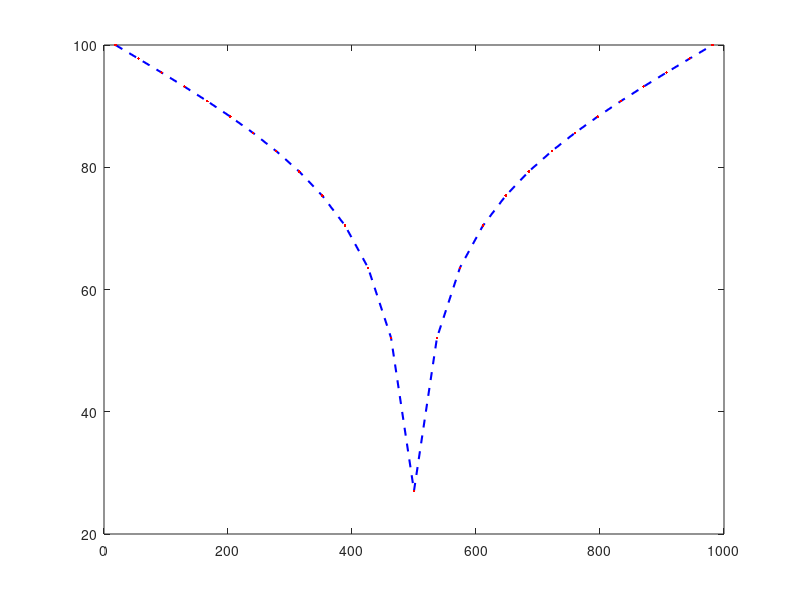

MATLAB code for this plot:


%% Caso 1
% MODFLOW
 A=[18.5185185185130	100
55.5555555555378	97.7655700000000
92.5925925925708	95.5067300000000
129.629629629598	93.1967800000000
166.666666666600	90.8040700000000
203.703703703590	88.2881600000000
240.740740740583	85.5940100000000
277.777777777604	82.6417100000000
314.814814814646	79.3066900000000
351.851851851689	75.3764300000000
388.888888888731	70.4404600000000
425.925925925774	63.5605500000000
462.962962962817	52.1077700000000
499.999999999893	27.0673600000000
537.037037036969	52.1077700000000
574.074074074011	63.5605500000000
611.111111111054	70.4404600000000
648.148148148096	75.3764300000000
685.185185185139	79.3066900000000
722.222222222181	82.6417100000000
759.259259259223	85.5940100000000
796.296296296266	88.2881600000000
833.333333333309	90.8040700000000
870.370370370351	93.1967800000000
907.407407407394	95.5067300000000
944.444444444436	97.7655700000000
981.481481481479	100];
 
 plot(A(:,1),A(:,2),'--b','LineWidth',1.5)
 hold on
% MPFA-D
 AA=[18.5185185185130	100
55.5555555555378	97.7655702698298
92.5925925925708	95.5067272630833
129.629629629598	93.1967836496861
166.666666666600	90.8040663069963
203.703703703590	88.2881564915939
240.740740740583	85.5940047782672
277.777777777604	82.6416998946437
314.814814814646	79.3066803846538
351.851851851689	75.3764209528200
388.888888888731	70.4404481301320
425.925925925774	63.5605407128650
462.962962962817	52.1077557085352
499.999999999893	27.0673525863992
537.037037036969	52.1077557085343
574.074074074011	63.5605407128633
611.111111111054	70.4404481301294
648.148148148096	75.3764209528166
685.185185185139	79.3066803846495
722.222222222181	82.6416998946385
759.259259259223	85.5940047782628
796.296296296266	88.2881564915920
833.333333333309	90.8040663069966
870.370370370351	93.1967836496876
907.407407407394	95.5067272630843
944.444444444436	97.7655702698301
981.481481481479	100];

 plot(AA(:,1),AA(:,2),'.r','LineWidth',1.5)
%% Caso 2
% MODFLOW
% M=[48.3461	89.8694
% 201.018	88.4442
% 310.433	87.3040
% 363.868	86.4014
% 419.847	85.2138
% 450.382	83.8361
% 470.738	82.4584
% 483.461	81.3183
% 501.272	80.0831
% 516.539	81.2233
% 526.718	82.3634
% 544.529	83.7886
% 569.975	85.1188
% 613.232	86.3064
% 694.656	87.4941
% 788.804	88.4442
% 898.219	89.3468
% 949.109	89.8219];
%  plot(M(:,1),M(:,2),'r','LineWidth',1.5)
%  hold on
% % CVFV method
% N=[0	90.000
% 66.1578	89.4893
% 180.662	88.6342
% 284.987	87.7791
% 338.422	87.1140
% 381.679	86.4489
% 422.392	85.5938
% 450.382	84.6437
% 470.738	83.5511
% 486.005	82.5534
% 498.728	81.7458
% 516.539	82.5534
% 531.807	83.6461
% 549.618	84.6437
% 577.608	85.6413
% 613.232	86.5439
% 664.122	87.1140
% 720.102	87.7791
% 763.359	88.2542
% 816.794	88.6817
% 875.318	89.1568
% 928.753	89.5368
% 1000	90.000];
%  plot(N(:,1),N(:,2),'*b','LineWidth',1.5)
%  hold on
%==========================================================================
%% Caso 3
%MODFLOW
%  C1=[15.1515151515093	100
% 45.4545454545227	98.3256300000000
% 75.7575757575435	96.6236400000000
% 106.060606060579	94.8588900000000
% 136.363636363590	92.9763800000000
% 166.666666666569	90.8728200000000
% 196.969696969541	88.3135500000000
% 227.272727272513	84.6413100000000
% 257.575757575506	77.6021700000000
% 287.878787878532	83.1125000000000
% 318.181818181570	85.2537500000000
% 348.484848484609	86.2773800000000
% 378.787878787647	86.8374900000000
% 409.090909090686	87.1643700000000
% 439.393939393724	87.3550800000000
% 469.696969696763	87.4554500000000
% 499.999999999834	87.4868200000000
% 530.303030302905	87.4554500000000
% 560.606060605944	87.3550900000000
% 590.909090908982	87.1643700000000
% 621.212121212021	86.8374900000000
% 651.515151515059	86.2773800000000
% 681.818181818097	85.2537500000000
% 712.121212121136	83.1125000000000
% 742.424242424174	77.6021700000000
% 772.727272727212	84.6413100000000
% 803.030303030251	88.3135500000000
% 833.333333333289	90.8728300000000
% 863.636363636328	92.9763800000000
% 893.939393939366	94.8588900000000
% 924.242424242404	96.6236400000000
% 954.545454545443	98.3256300000000
% 984.848484848481	100];
%  
%  plot(C1(:,1),C1(:,2),'r','LineWidth',1.5)
%  hold on
% C=[15.1515151515093	100
% 45.4545454545227	98.2402333196379
% 75.7575757575435	96.4354435506718
% 106.060606060579	94.5247291821236
% 136.363636363590	92.4011624688755
% 166.666666666569	89.8277961451480
% 196.969696969541	86.1459492440362
% 227.272727272513	79.1007989336272
% 257.575757575506	84.6081977634384
% 287.878787878532	86.7494014478035
% 318.181818181570	87.7759167061542
% 348.484848484609	88.3421804272710
% 378.787878787647	88.6792826181633
% 409.090909090686	88.8856523561981
% 439.393939393724	89.0093868890803
% 469.696969696763	89.0755012437772
% 499.999999999834	89.0962978201998
% 530.303030302905	89.0755012437764
% 560.606060605944	89.0093868890786
% 590.909090908982	88.8856523561955
% 621.212121212021	88.6792826181600
% 651.515151515059	88.3421804272671
% 681.818181818097	87.7759167061500
% 712.121212121136	86.7494014477998
% 742.424242424174	84.6081977634364
% 772.727272727212	79.1007989336232
% 803.030303030251	86.1459492440383
% 833.333333333289	89.8277961451513
% 863.636363636328	92.4011624688793
% 893.939393939366	94.5247291821262
% 924.242424242404	96.4354435506724
% 954.545454545443	98.2402333196379
% 984.848484848481	100
% ];
% 
% 
% 
% 
%  plot(C(:,1),C(:,2),'b','LineWidth',1.5)
% hold on
% % VCFVM
% D=[0	100
% 58.3165	97.4486
% 99.7270	94.8992
% 144.096	92.1798
% 191.389	88.6125
% 209.105	86.9146
% 223.783	83.8613
% 250.218	79
% 271.119	81.1414
% 294.999	83.8492
% 321.802	85.7091
% 378.242	86.8859
% 437.616	87.3844
% 499.938	87.5433
% 556.309	87.3642
% 612.662	86.8462
% 668.997	85.9892
% 713.410	84.1173
% 734.023	81.0630
% 750.787	79
% 772.669	82.4123
% 793.625	85.9681
% 817.505	88.6759
% 850.286	91.3822
% 889.002	94.0875
% 930.668	96.4533
% 966.382	98.4811
% 1000	100];
% 
% plot(D(:,1),D(:,2),'k','LineWidth',1.5)
% hold on
%%
%Caso 4
% MODFLOW
% E=[0.599323	2.000
% 2.08797	2.05569
% 3.03528	2.08597
% 3.94393	2.11520
% 4.96858	2.14336
% 5.74190	2.16514
% 6.70855	2.18905
% 7.81054	2.21297
% 8.75785	2.23262
% 9.80184	2.25175
% 10.9425	2.27035
% 12.0831	2.28735
% 13.3398	2.30223
% 15.0217	2.31817
% 16.5297	2.32986
% 17.9217	2.33677
% 18.6950	2.33836
% 19.7003	2.33943
% 20.5317	2.33943
% 21.5563	2.33730
% 22.9483	2.33199
% 24.0503	2.32561
% 24.9976	2.31817
% 25.9836	2.30967
% 27.0082	2.29798
% 28.2262	2.28257
% 29.1542	2.26929
% 30.2175	2.25069
% 30.9715	2.23794
% 31.6481	2.22412
% 32.3248	2.21084
% 33.2334	2.19012
% 34.2194	2.16621
% 35.2054	2.13911
% 35.9594	2.11732
% 36.8101	2.09182
% 37.5254	2.06950
% 38.3954	2.03921
% 39.4393	2.0000];
%  plot(E(:,1),E(:,2),'r','LineWidth',1.5)
%  hold on
% % VCFVM
% F=[0	2.000
% 0.714167	2.02501
% 1.35269	2.04736
% 2.04928	2.07077
% 3.11358	2.10217
% 4.19724	2.13410
% 5.31966	2.16390
% 6.50017	2.19317
% 8.10650	2.22936
% 9.88714	2.26237
% 11.6679	2.29111
% 13.0422	2.30922
% 14.9779	2.32892
% 16.4686	2.33905
% 17.9786	2.34705
% 19.5080	2.35079
% 21.0569	2.34975
% 22.0831	2.34604
% 23.1287	2.34180
% 24.0969	2.33649
% 25.0264	2.32746
% 26.0720	2.31843
% 27.4469	2.30196
% 28.3959	2.28974
% 29.2673	2.27592
% 30.5649	2.25413
% 31.8625	2.23021
% 33.0440	2.20363
% 34.2837	2.17280
% 35.4652	2.14409
% 36.8793	2.10155
% 37.9448	2.06859
% 38.6421	2.04839
% 39.2621	2.02552
% 40 	2.0000];
% plot(F(:,1),F(:,2),'b--','LineWidth',1.5)
% hold on
